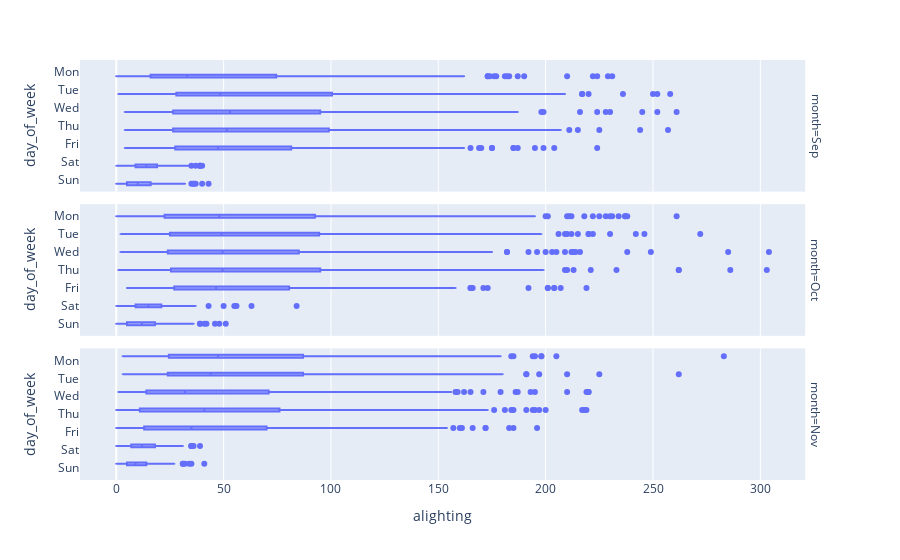

This figure's notebook cell:
### Code cell
fig = px.box(df, x="alighting", y="day_of_week",facet_row='month',category_orders={"day_of_week": ["Mon","Tue","Wed","Thu", "Fri", "Sat", "Sun"]})
fig.show()
fig.write_html(outfile, include_plotlyjs='cdn')

### Figure 1 — Plotly figure (JSON) as saved in the notebook; plotly's stock layout.template omitted (floating-point values rounded to 4 significant figures; data arrays with more than 128 entries replaced by an {"elided": "..."} marker saying what was removed)
{"data": [{"alignmentgroup": "True", "hovertemplate": "month=Sep<br>alighting=%{x}<br>day_of_week=%{y}<extra></extra>", "legendgroup": "", "marker": {"color": "#636efa"}, "name": "", "notched": false, "offsetgroup": "", "orientation": "h", "showlegend": false, "type": "box", "x": {"elided": "1920 int values"}, "x0": " ", "xaxis": "x3", "y": {"elided": "1920 str values"}, "y0": " ", "yaxis": "y3"}, {"alignmentgroup": "True", "hovertemplate": "month=Oct<br>alighting=%{x}<br>day_of_week=%{y}<extra></extra>", "legendgroup": "", "marker": {"color": "#636efa"}, "name": "", "notched": false, "offsetgroup": "", "orientation": "h", "showlegend": false, "type": "box", "x": {"elided": "1984 int values"}, "x0": " ", "xaxis": "x2", "y": {"elided": "1984 str values"}, "y0": " ", "yaxis": "y2"}, {"alignmentgroup": "True", "hovertemplate": "month=Nov<br>alighting=%{x}<br>day_of_week=%{y}<extra></extra>", "legendgroup": "", "marker": {"color": "#636efa"}, "name": "", "notched": false, "offsetgroup": "", "orientation": "h", "showlegend": false, "type": "box", "x": {"elided": "1920 int values"}, "x0": " ", "xaxis": "x", "y": {"elided": "1920 str values"}, "y0": " ", "yaxis": "y"}], "layout": {"annotations": [{"font": {}, "showarrow": false, "text": "month=Nov", "textangle": 90, "x": 0.98, "xanchor": "left", "xref": "paper", "y": 0.1567, "yanchor": "middle", "yref": "paper"}, {"font": {}, "showarrow": false, "text": "month=Oct", "textangle": 90, "x": 0.98, "xanchor": "left", "xref": "paper", "y": 0.5, "yanchor": "middle", "yref": "paper"}, {"font": {}, "showarrow": false, "text": "month=Sep", "textangle": 90, "x": 0.98, "xanchor": "left", "xref": "paper", "y": 0.8433, "yanchor": "middle", "yref": "paper"}], "boxmode": "group", "legend": {"tracegroupgap": 0}, "margin": {"t": 60}, "xaxis": {"anchor": "y", "domain": [0, 0.98], "title": {"text": "alighting"}}, "xaxis2": {"anchor": "y2", "domain": [0, 0.98], "matches": "x", "showticklabels": false}, "xaxis3": {"anchor": "y3", "domain": [0, 0.98], "matches": "x", "showticklabels": false}, "yaxis": {"anchor": "x", "categoryarray": ["Sun", "Sat", "Fri", "Thu", "Wed", "Tue", "Mon"], "categoryorder": "array", "domain": [0, 0.3133], "title": {"text": "day_of_week"}}, "yaxis2": {"anchor": "x2", "categoryarray": ["Sun", "Sat", "Fri", "Thu", "Wed", "Tue", "Mon"], "categoryorder": "array", "domain": [0.3433, 0.6567], "matches": "y", "title": {"text": "day_of_week"}}, "yaxis3": {"anchor": "x3", "categoryarray": ["Sun", "Sat", "Fri", "Thu", "Wed", "Tue", "Mon"], "categoryorder": "array", "domain": [0.6867, 1.0], "matches": "y", "title": {"text": "day_of_week"}}}}
